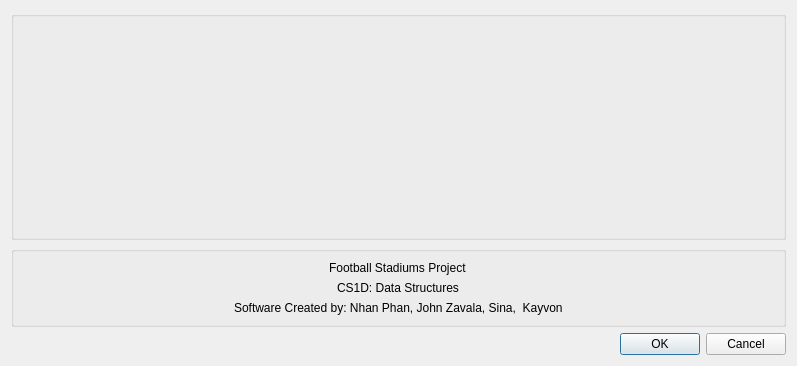
<?xml version="1.0" encoding="UTF-8"?>
<ui version="4.0">
 <class>splashscreen</class>
 <widget class="QDialog" name="splashscreen">
  <property name="geometry">
   <rect>
    <x>0</x>
    <y>0</y>
    <width>789</width>
    <height>346</height>
   </rect>
  </property>
  <property name="windowTitle">
   <string>Football Stadium Project</string>
  </property>
  <property name="windowIcon">
   <iconset resource="../assets/img.qrc">
    <normaloff>:/logo.jpg</normaloff>:/logo.jpg</iconset>
  </property>
  <layout class="QVBoxLayout" name="verticalLayout">
   <item>
    <widget class="QGroupBox" name="groupBox">
     <property name="title">
      <string/>
     </property>
     <layout class="QVBoxLayout" name="verticalLayout_3">
      <item>
       <widget class="QLabel" name="splash_pic">
        <property name="minimumSize">
         <size>
          <width>751</width>
          <height>202</height>
         </size>
        </property>
        <property name="text">
         <string/>
        </property>
        <property name="pixmap">
         <pixmap resource="../assets/img.qrc">:/logo.jpg</pixmap>
        </property>
        <property name="scaledContents">
         <bool>true</bool>
        </property>
       </widget>
      </item>
     </layout>
    </widget>
   </item>
   <item>
    <widget class="QGroupBox" name="groupBox_2">
     <property name="maximumSize">
      <size>
       <width>16777215</width>
       <height>100</height>
      </size>
     </property>
     <property name="title">
      <string/>
     </property>
     <layout class="QVBoxLayout" name="verticalLayout_2">
      <item alignment="Qt::AlignHCenter">
       <widget class="QLabel" name="label">
        <property name="text">
         <string>Football Stadiums Project</string>
        </property>
       </widget>
      </item>
      <item alignment="Qt::AlignHCenter">
       <widget class="QLabel" name="label_2">
        <property name="text">
         <string>CS1D: Data Structures</string>
        </property>
       </widget>
      </item>
      <item alignment="Qt::AlignHCenter">
       <widget class="QLabel" name="slpash_text">
        <property name="maximumSize">
         <size>
          <width>16777215</width>
          <height>150</height>
         </size>
        </property>
        <property name="baseSize">
         <size>
          <width>0</width>
          <height>0</height>
         </size>
        </property>
        <property name="text">
         <string>Software Created by: Nhan Phan, John Zavala, Sina,  Kayvon</string>
        </property>
       </widget>
      </item>
     </layout>
    </widget>
   </item>
   <item>
    <widget class="QDialogButtonBox" name="buttonBox">
     <property name="orientation">
      <enum>Qt::Horizontal</enum>
     </property>
     <property name="standardButtons">
      <set>QDialogButtonBox::Cancel|QDialogButtonBox::Ok</set>
     </property>
    </widget>
   </item>
  </layout>
 </widget>
 <resources>
  <include location="../assets/img.qrc"/>
 </resources>
 <connections>
  <connection>
   <sender>buttonBox</sender>
   <signal>accepted()</signal>
   <receiver>splashscreen</receiver>
   <slot>accept()</slot>
   <hints>
    <hint type="sourcelabel">
     <x>248</x>
     <y>254</y>
    </hint>
    <hint type="destinationlabel">
     <x>157</x>
     <y>274</y>
    </hint>
   </hints>
  </connection>
  <connection>
   <sender>buttonBox</sender>
   <signal>rejected()</signal>
   <receiver>splashscreen</receiver>
   <slot>reject()</slot>
   <hints>
    <hint type="sourcelabel">
     <x>316</x>
     <y>260</y>
    </hint>
    <hint type="destinationlabel">
     <x>286</x>
     <y>274</y>
    </hint>
   </hints>
  </connection>
 </connections>
</ui>
